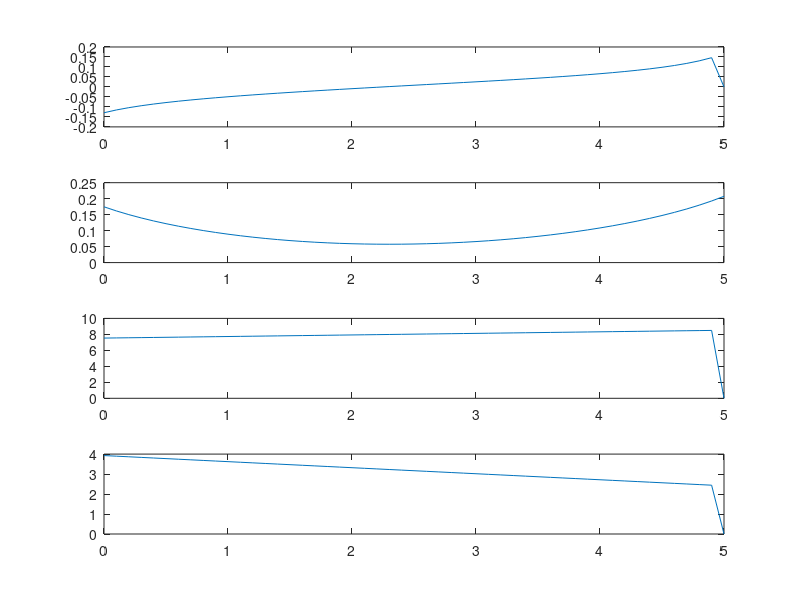
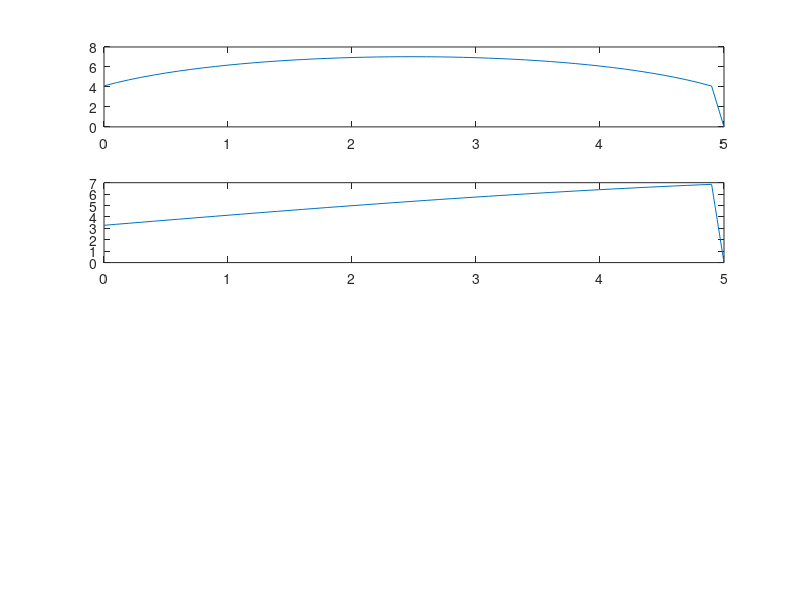

Reproduce these figures in MATLAB, in order.
dtheata=zeros(1000,3); 
theata=zeros(1000,3);
X=[0.2 -0.3 -0.2]';    %dx/dt dy/dt w
theata(1,:)=[10*pi/180 20*pi/180 30*pi/180];
L1=4;L2=3;L3=2;
jacob=zeros(1000,3,3);
jacobi=zeros(3,3);
x=zeros(1000); 
y=zeros(1000);
J=zeros(1000);  %det(jacobi)
T=zeros(1000,3);    % joint torque
for i=1:50
jacob(i,:,:)=[-L1*sin(theata(i,1))-L2*sin(theata(i,1)+theata(i,2))-L3*sin(theata(i,1)+theata(i,2)+theata(i,3)) ,-L2*sin(theata(i,1)+theata(i,2))-L3*sin(theata(i,1)+theata(i,2)+theata(i,3)),-L3*sin(theata(i,1)+theata(i,2)+theata(i,3))
L1*cos(theata(i,1))+L2*cos(theata(i,1)+theata(i,2))+L3*cos(theata(i,1)+theata(i,2)+theata(i,3)) ,L2*cos(theata(i,1)+theata(i,2))+L3*cos(theata(i,1)+theata(i,2)+theata(i,3)),L3*cos(theata(i,1)+theata(i,2)+theata(i,3))
1 1 1];
x(i)=L1*cos(theata(i,1))+L2*cos(theata(i,1)+theata(i,2))+L3*cos(theata(i,1)+theata(i,2)+theata(i,3));
y(i)=L1*sin(theata(i,1))+L2*sin(theata(i,1)+theata(i,2))+L3*sin(theata(i,1)+theata(i,2)+theata(i,3)) ;
jacobi(:,:)=jacob(i,:,:);
T(i,:)=jacobi'*[1 2 3]';
J(i)=det(jacobi);
dtheata(i,:)=((jacobi)\X);
theata(i+1,:)=theata(i,:)+dtheata(i,:)*0.1;
end
figure(1);
subplot(411);
plot(0:0.1:5,dtheata(1:51,1));
subplot(412);
plot(0:0.1:5,theata(1:51,1));
subplot(413);
plot(0:0.1:5,x(1:51));
subplot(414);
plot(0:0.1:5,y(1:51));
figure(2);
subplot(411);
plot(0:0.1:5,J(1:51));
subplot(412)
plot(0:0.1:5,T(1:51,3));

